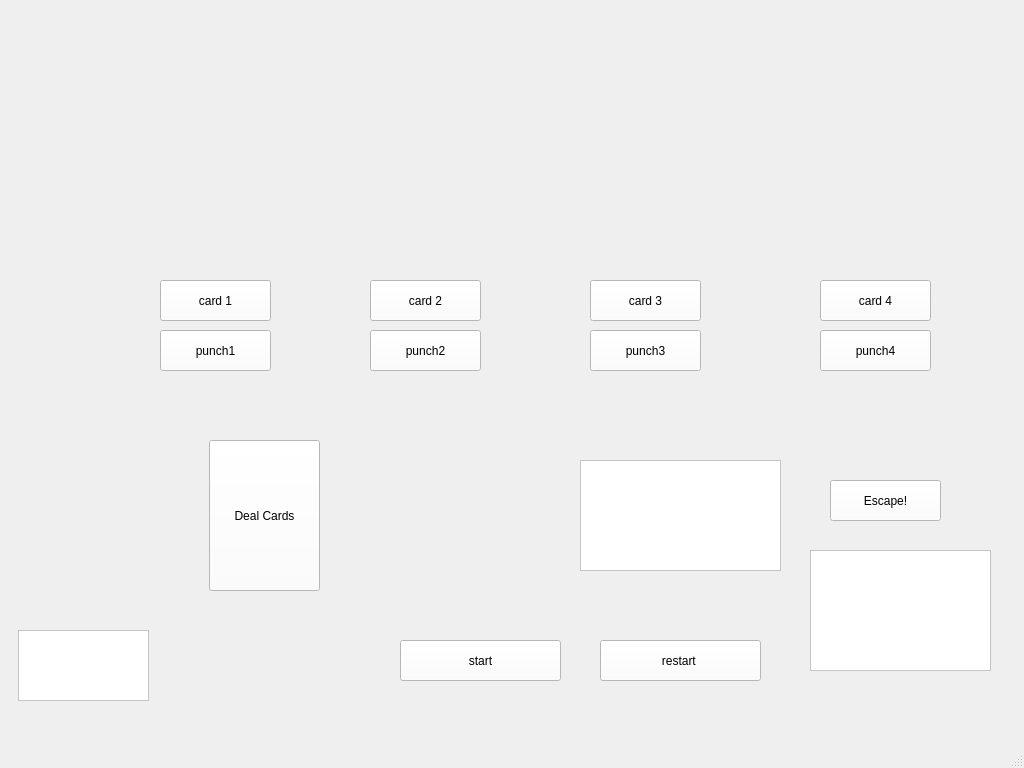
<?xml version="1.0" encoding="UTF-8"?>
<ui version="4.0">
 <class>MainWindow</class>
 <widget class="QMainWindow" name="MainWindow">
  <property name="geometry">
   <rect>
    <x>0</x>
    <y>0</y>
    <width>1024</width>
    <height>768</height>
   </rect>
  </property>
  <property name="windowTitle">
   <string>MainWindow</string>
  </property>
  <property name="styleSheet">
   <string notr="true">background-image: url(:/new/board/Assets/board.JPG);</string>
  </property>
  <widget class="QWidget" name="centralwidget">
   <widget class="QPushButton" name="Startbtn">
    <property name="geometry">
     <rect>
      <x>400</x>
      <y>640</y>
      <width>161</width>
      <height>41</height>
     </rect>
    </property>
    <property name="styleSheet">
     <string notr="true">background:none;
background-color: rgb(255, 255, 255);
color: rgb(0, 0, 0);</string>
    </property>
    <property name="text">
     <string>start</string>
    </property>
   </widget>
   <widget class="QWidget" name="verticalLayoutWidget_2">
    <property name="geometry">
     <rect>
      <x>10</x>
      <y>380</y>
      <width>161</width>
      <height>251</height>
     </rect>
    </property>
    <layout class="QVBoxLayout" name="Deck"/>
   </widget>
   <widget class="QWidget" name="verticalLayoutWidget_3">
    <property name="geometry">
     <rect>
      <x>140</x>
      <y>20</y>
      <width>161</width>
      <height>251</height>
     </rect>
    </property>
    <layout class="QVBoxLayout" name="Card1"/>
   </widget>
   <widget class="QWidget" name="verticalLayoutWidget_4">
    <property name="geometry">
     <rect>
      <x>350</x>
      <y>20</y>
      <width>161</width>
      <height>251</height>
     </rect>
    </property>
    <layout class="QVBoxLayout" name="Card2"/>
   </widget>
   <widget class="QWidget" name="verticalLayoutWidget_5">
    <property name="geometry">
     <rect>
      <x>560</x>
      <y>20</y>
      <width>161</width>
      <height>251</height>
     </rect>
    </property>
    <layout class="QVBoxLayout" name="Card3"/>
   </widget>
   <widget class="QWidget" name="verticalLayoutWidget_6">
    <property name="geometry">
     <rect>
      <x>790</x>
      <y>20</y>
      <width>161</width>
      <height>251</height>
     </rect>
    </property>
    <layout class="QVBoxLayout" name="Card4"/>
   </widget>
   <widget class="QWidget" name="verticalLayoutWidget_7">
    <property name="geometry">
     <rect>
      <x>400</x>
      <y>380</y>
      <width>161</width>
      <height>251</height>
     </rect>
    </property>
    <layout class="QVBoxLayout" name="Hand"/>
   </widget>
   <widget class="QPushButton" name="Dealbtn">
    <property name="geometry">
     <rect>
      <x>209</x>
      <y>440</y>
      <width>111</width>
      <height>151</height>
     </rect>
    </property>
    <property name="styleSheet">
     <string notr="true">background:none;
background-color: rgb(255, 255, 255);
color: rgb(0, 0, 0);</string>
    </property>
    <property name="text">
     <string>Deal Cards</string>
    </property>
   </widget>
   <widget class="QPushButton" name="card1btn">
    <property name="geometry">
     <rect>
      <x>160</x>
      <y>280</y>
      <width>111</width>
      <height>41</height>
     </rect>
    </property>
    <property name="styleSheet">
     <string notr="true">background:none;
color: black;
background-color:white;
display:none;</string>
    </property>
    <property name="text">
     <string>card 1</string>
    </property>
   </widget>
   <widget class="QPushButton" name="card2btn">
    <property name="geometry">
     <rect>
      <x>370</x>
      <y>280</y>
      <width>111</width>
      <height>41</height>
     </rect>
    </property>
    <property name="styleSheet">
     <string notr="true">background:none;
color: black;
background-color:white;
display:none;</string>
    </property>
    <property name="text">
     <string>card 2</string>
    </property>
   </widget>
   <widget class="QPushButton" name="card3btn">
    <property name="geometry">
     <rect>
      <x>590</x>
      <y>280</y>
      <width>111</width>
      <height>41</height>
     </rect>
    </property>
    <property name="styleSheet">
     <string notr="true">background:none;
color: black;
background-color:white;
display:none;</string>
    </property>
    <property name="text">
     <string>card 3</string>
    </property>
   </widget>
   <widget class="QPushButton" name="card4btn">
    <property name="geometry">
     <rect>
      <x>820</x>
      <y>280</y>
      <width>111</width>
      <height>41</height>
     </rect>
    </property>
    <property name="styleSheet">
     <string notr="true">background:none;
color: black;
background-color:white;
display:none;</string>
    </property>
    <property name="text">
     <string>card 4</string>
    </property>
   </widget>
   <widget class="QPlainTextEdit" name="healthBar">
    <property name="geometry">
     <rect>
      <x>810</x>
      <y>550</y>
      <width>181</width>
      <height>121</height>
     </rect>
    </property>
    <property name="font">
     <font>
      <pointsize>12</pointsize>
     </font>
    </property>
    <property name="styleSheet">
     <string notr="true">background: none;
background-color: white;
color: black;
font-size: 28;
</string>
    </property>
    <property name="plainText">
     <string/>
    </property>
   </widget>
   <widget class="QPlainTextEdit" name="textLog">
    <property name="geometry">
     <rect>
      <x>580</x>
      <y>460</y>
      <width>201</width>
      <height>111</height>
     </rect>
    </property>
    <property name="font">
     <font>
      <pointsize>12</pointsize>
     </font>
    </property>
    <property name="styleSheet">
     <string notr="true">background:none;
background-color:white;
color:black;</string>
    </property>
    <property name="plainText">
     <string/>
    </property>
   </widget>
   <widget class="QPushButton" name="RestartBtn">
    <property name="geometry">
     <rect>
      <x>600</x>
      <y>640</y>
      <width>161</width>
      <height>41</height>
     </rect>
    </property>
    <property name="styleSheet">
     <string notr="true">background:none;
background-color: rgb(255, 255, 255);
color: rgb(0, 0, 0);</string>
    </property>
    <property name="text">
     <string>restart </string>
    </property>
   </widget>
   <widget class="QPushButton" name="punchBtn1">
    <property name="geometry">
     <rect>
      <x>160</x>
      <y>330</y>
      <width>111</width>
      <height>41</height>
     </rect>
    </property>
    <property name="styleSheet">
     <string notr="true">background:none;
background-color: rgb(255, 255, 255);
color: rgb(0, 0, 0);</string>
    </property>
    <property name="text">
     <string>punch1</string>
    </property>
   </widget>
   <widget class="QPushButton" name="punchBtn2">
    <property name="geometry">
     <rect>
      <x>370</x>
      <y>330</y>
      <width>111</width>
      <height>41</height>
     </rect>
    </property>
    <property name="styleSheet">
     <string notr="true">background:none;
background-color: rgb(255, 255, 255);
color: rgb(0, 0, 0);</string>
    </property>
    <property name="text">
     <string>punch2</string>
    </property>
   </widget>
   <widget class="QPushButton" name="punchBtn3">
    <property name="geometry">
     <rect>
      <x>590</x>
      <y>330</y>
      <width>111</width>
      <height>41</height>
     </rect>
    </property>
    <property name="styleSheet">
     <string notr="true">background:none;
background-color: rgb(255, 255, 255);
color: rgb(0, 0, 0);</string>
    </property>
    <property name="text">
     <string>punch3</string>
    </property>
   </widget>
   <widget class="QPushButton" name="punchBtn4">
    <property name="geometry">
     <rect>
      <x>820</x>
      <y>330</y>
      <width>111</width>
      <height>41</height>
     </rect>
    </property>
    <property name="styleSheet">
     <string notr="true">background:none;
background-color: rgb(255, 255, 255);
color: rgb(0, 0, 0);</string>
    </property>
    <property name="text">
     <string>punch4</string>
    </property>
   </widget>
   <widget class="QPushButton" name="escapeRoom">
    <property name="geometry">
     <rect>
      <x>830</x>
      <y>480</y>
      <width>111</width>
      <height>41</height>
     </rect>
    </property>
    <property name="styleSheet">
     <string notr="true">background:none;
background-color: rgb(255, 255, 255);
color: rgb(0, 0, 0);</string>
    </property>
    <property name="text">
     <string>Escape!</string>
    </property>
   </widget>
   <widget class="QPlainTextEdit" name="cardCounter">
    <property name="geometry">
     <rect>
      <x>18</x>
      <y>630</y>
      <width>131</width>
      <height>71</height>
     </rect>
    </property>
    <property name="font">
     <font>
      <pointsize>12</pointsize>
     </font>
    </property>
    <property name="styleSheet">
     <string notr="true">background:none;
background-color:white;
color:black;</string>
    </property>
    <property name="plainText">
     <string/>
    </property>
   </widget>
  </widget>
  <widget class="QMenuBar" name="menubar">
   <property name="geometry">
    <rect>
     <x>0</x>
     <y>0</y>
     <width>1024</width>
     <height>21</height>
    </rect>
   </property>
  </widget>
  <widget class="QStatusBar" name="statusbar"/>
 </widget>
 <resources/>
 <connections/>
</ui>
